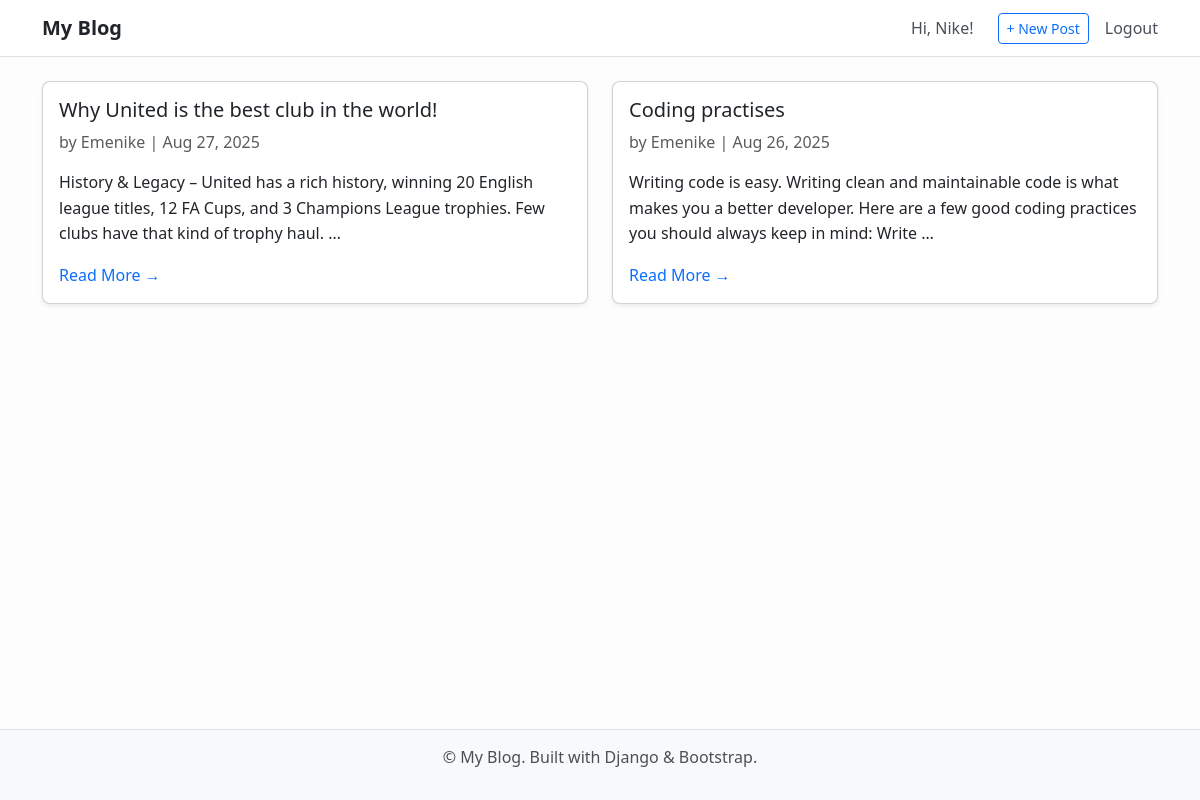
Screenshot of / (signed in) with the database file from the repository.
### blogs/models.py (models this page shows, shortened)
class BlogPost(models.Model):
   title = models.CharField(max_length=100)
   author = models.ForeignKey(User, on_delete=models.CASCADE, max_length=50, blank=True, null=True)
   body = models.TextField()
   date_created = models.DateTimeField(auto_now_add=True)
   class Meta:
      ordering = ['-date_created']

### blogs/views.py (the view)
# urls.py: path('', views.home, name='home'),
def home(request):
    blogs = BlogPost.objects.all()
    context = {'blogs': blogs}
    return render(request, template_name='blogs/home.html', context=context)

### blogs/templates/blogs/home.html (shortened to what this page needs)
{% extends "blogs/base.html" %}
{% load django_bootstrap5 %}
{% block content %}
<div class="row g-4">
    {% for blog in blogs %}
    <div class="col-lg-6 col-md-12">
        <div class="card shadow-sm rounded-3 p-3 blog-card h-100">
            <h5 class="card-title mb-2">{{ blog.title }}</h5>
            <p class="text-muted mb-3">
                by {{ blog.author }} | {{ blog.date_created|date:"M d, Y" }}
            </p>
            <p class="card-text" style="line-height: 1.6;">
                {{ blog.body|truncatewords:30 }}
            </p>
            <a href="{% url 'blog-detail' blog.id %}" class="read-more">Read More →</a>
        </div>
    </div>
    {% empty %}
    <div class="col-12">
        <p class="text-muted">No blog posts yet. {% if user.is_authenticated %}<a href="{% url 'create-blog' %}">Write one?</a>{% endif %}</p>
    </div>
    {% endfor %}
</div>
{% endblock %}

### blogs/templates/blogs/base.html (shortened to what this page needs)
<!DOCTYPE html>
<html lang="en">
<head>
    <link href="https://cdn.jsdelivr.net/npm/bootstrap@5.3.3/dist/css/bootstrap.min.css" rel="stylesheet">
</head>
<body>
    <nav class="navbar navbar-expand-lg">
        <div class="container">
            <a class="navbar-brand" href="{% url 'home' %}">My Blog</a>
            <div class="collapse navbar-collapse" id="navbarNav">
                <ul class="navbar-nav ms-auto align-items-center">
                    {% if user.is_authenticated %}
                        <li class="nav-item">
                            <span class="nav-link">Hi, {{ user.username }}!</span>
                        </li>
                        <li class="nav-item ms-3">
                            <a href="{% url 'create-blog' %}" class="btn btn-outline-primary btn-sm">+ New Post</a>
                        </li>
                        <li class="nav-item ms-3">
                            <form method="POST" action="{% url 'logout' %}" class="d-flex">
                                <button type="submit" class="btn btn-link nav-link p-0">Logout</button>
                            </form>
                        </li>
                    {% endif %}
                </ul>
            </div>
        </div>
    </nav>
    <div class="container my-4 flex-grow-1">
        {% block content %}{% endblock %}
    </div>
    <footer>
        <p>© {{ now|date:"Y" }} My Blog. Built with Django & Bootstrap.</p>
    </footer>
</body>
</html>

### blogs/templates/blogs/base.html (style rules this page uses)
body { font-family: "Segoe UI", Tahoma, Geneva, Verdana, sans-serif; background-color: #fdfdfd; color: #212529; min-height: 100vh; display: flex; flex-direction: column; }
nav { background-color: #ffffff; border-bottom: 1px solid #e0e0e0; }
nav .navbar-brand { font-weight: 700; color: #212529; }
nav .nav-link { color: #495057; transition: color 0.2s; }
footer { background-color: #f8f9fa; color: #495057; padding: 15px 0; text-align: center; margin-top: auto; border-top: 1px solid #e0e0e0; }
.blog-card { transition: transform 0.2s ease-in-out, box-shadow 0.2s ease-in-out; }
.read-more { text-decoration: none; color: #0d6efd; font-weight: 500; transition: color 0.2s; }

### rows the page displays
BlogPost: title "Why United is the best club in the world!", author "Emenike", date_created "Aug 27, 2025", body "History & Legacy – United has a rich history, winning 20 English league titles, 12 FA Cups, and 3 Champions League trophies. Few clubs have that kind of trophy haul. …"
BlogPost: title "Coding practises", author "Emenike", date_created "Aug 26, 2025", body "Writing code is easy. Writing clean and maintainable code is what makes you a better developer. Here are a few good coding practices you should always keep in mind: Write …"

### other values shown
{{ user.username }} "Nike"
